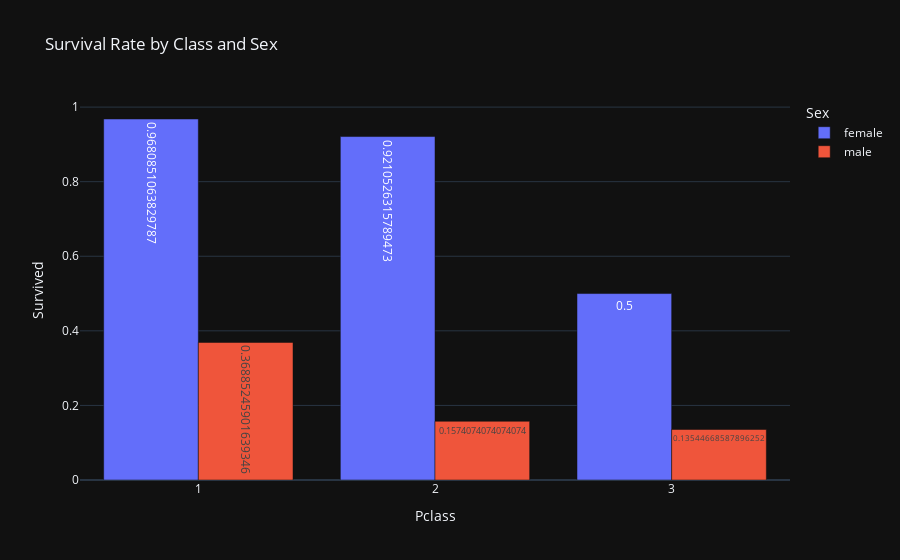

The code cell stored with this chart in its notebook:
### Code cell
# Create grouped bar chart
fig = px.bar(
    survival,
    x='Pclass',
    y='Survived',
    color='Sex',
    barmode='group',
    text='Survived',
    title="Survival Rate by Class and Sex"
)
fig.show()

### Figure 1 — Plotly figure (JSON) as saved in the notebook; plotly's stock layout.template omitted (floating-point values rounded to 4 significant figures)
{"data": [{"alignmentgroup": "True", "hovertemplate": "Sex=female<br>Pclass=%{x}<br>Survived=%{text}<extra></extra>", "legendgroup": "female", "marker": {"color": "#636efa", "pattern": {"shape": ""}}, "name": "female", "offsetgroup": "female", "orientation": "v", "showlegend": true, "text": [0.9681, 0.9211, 0.5], "textposition": "auto", "x": [1, 2, 3], "xaxis": "x", "y": [0.9681, 0.9211, 0.5], "yaxis": "y", "type": "bar"}, {"alignmentgroup": "True", "hovertemplate": "Sex=male<br>Pclass=%{x}<br>Survived=%{text}<extra></extra>", "legendgroup": "male", "marker": {"color": "#EF553B", "pattern": {"shape": ""}}, "name": "male", "offsetgroup": "male", "orientation": "v", "showlegend": true, "text": [0.3689, 0.1574, 0.1354], "textposition": "auto", "x": [1, 2, 3], "xaxis": "x", "y": [0.3689, 0.1574, 0.1354], "yaxis": "y", "type": "bar"}], "layout": {"xaxis": {"anchor": "y", "domain": [0.0, 1.0], "title": {"text": "Pclass"}}, "yaxis": {"anchor": "x", "domain": [0.0, 1.0], "title": {"text": "Survived"}}, "legend": {"title": {"text": "Sex"}, "tracegroupgap": 0}, "title": {"text": "Survival Rate by Class and Sex"}, "barmode": "group"}}
